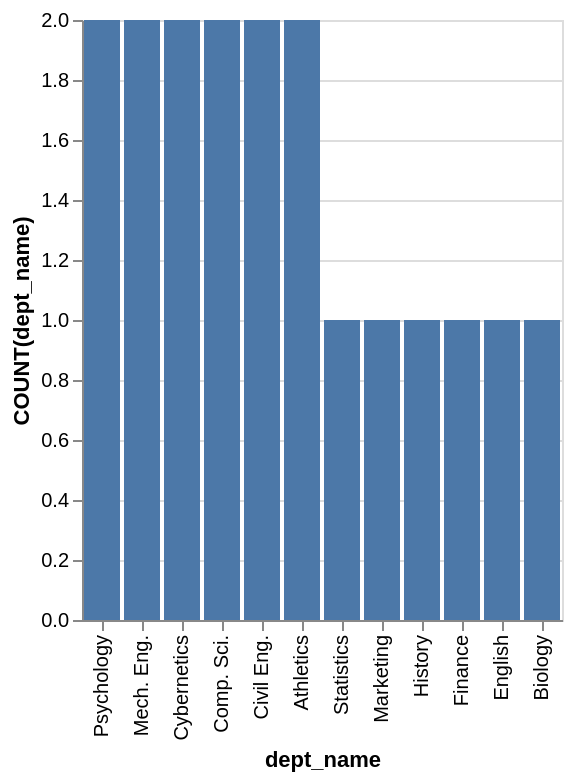

Express this chart as Vega-Lite.
### Vega-Lite specification from a JSON file in a GitHub repository (floating-point values rounded to 4 significant figures)
{"data": {"values": [{"x_data": "Psychology", "y_data": 2}, {"x_data": "Mech. Eng.", "y_data": 2}, {"x_data": "Cybernetics", "y_data": 2}, {"x_data": "Comp. Sci.", "y_data": 2}, {"x_data": "Civil Eng.", "y_data": 2}, {"x_data": "Athletics", "y_data": 2}, {"x_data": "Statistics", "y_data": 1}, {"x_data": "Marketing", "y_data": 1}, {"x_data": "History", "y_data": 1}, {"x_data": "Finance", "y_data": 1}, {"x_data": "English", "y_data": 1}, {"x_data": "Biology", "y_data": 1}]}, "mark": "bar", "encoding": {"x": {"field": "x_data", "type": "nominal", "title": "dept_name", "sort": {"op": "sum", "field": "y_data", "order": "descending"}}, "y": {"field": "y_data", "type": "quantitative", "title": "COUNT(dept_name)"}}}
